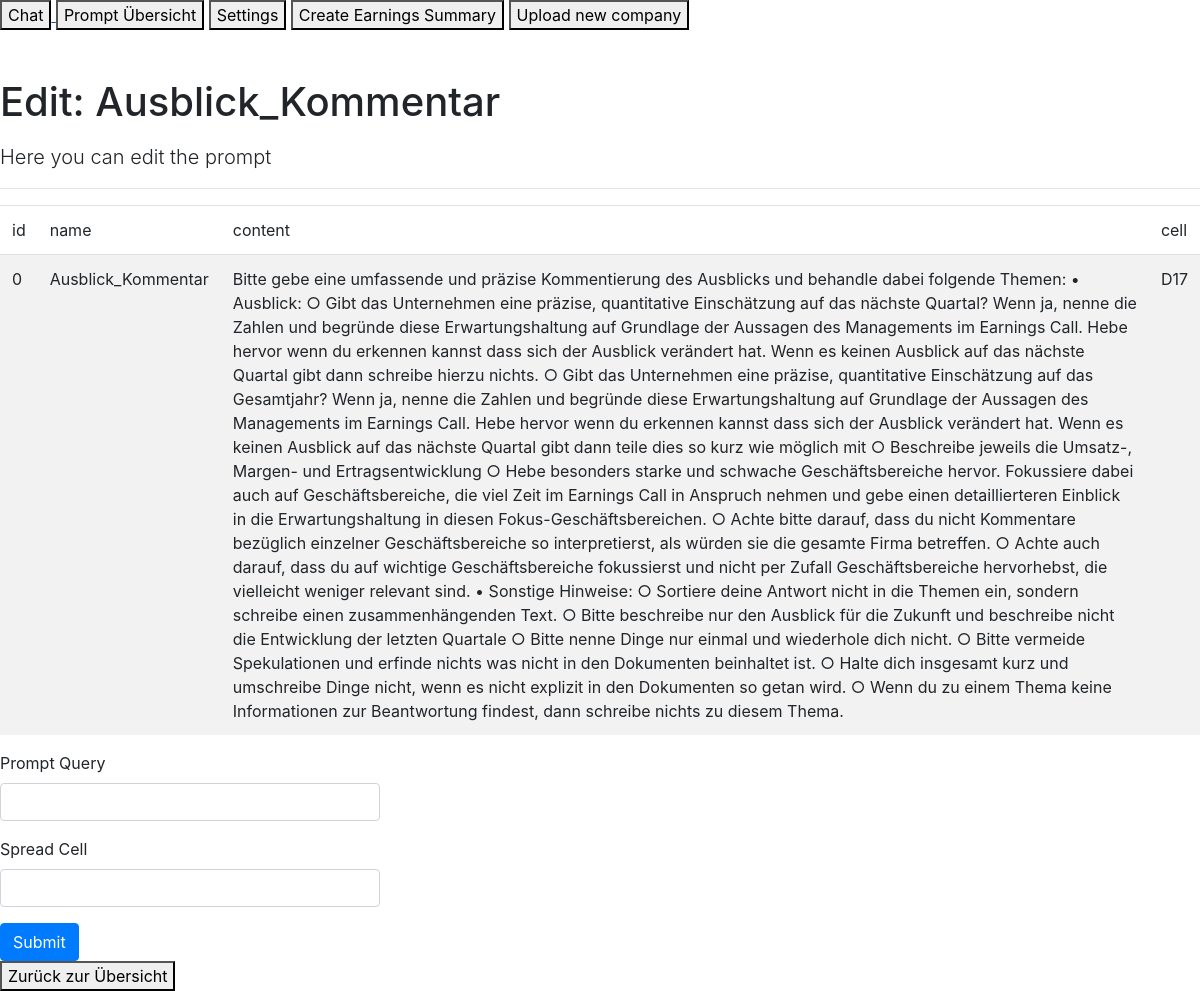
/edit/0, run on an earlier commit of the app's database.
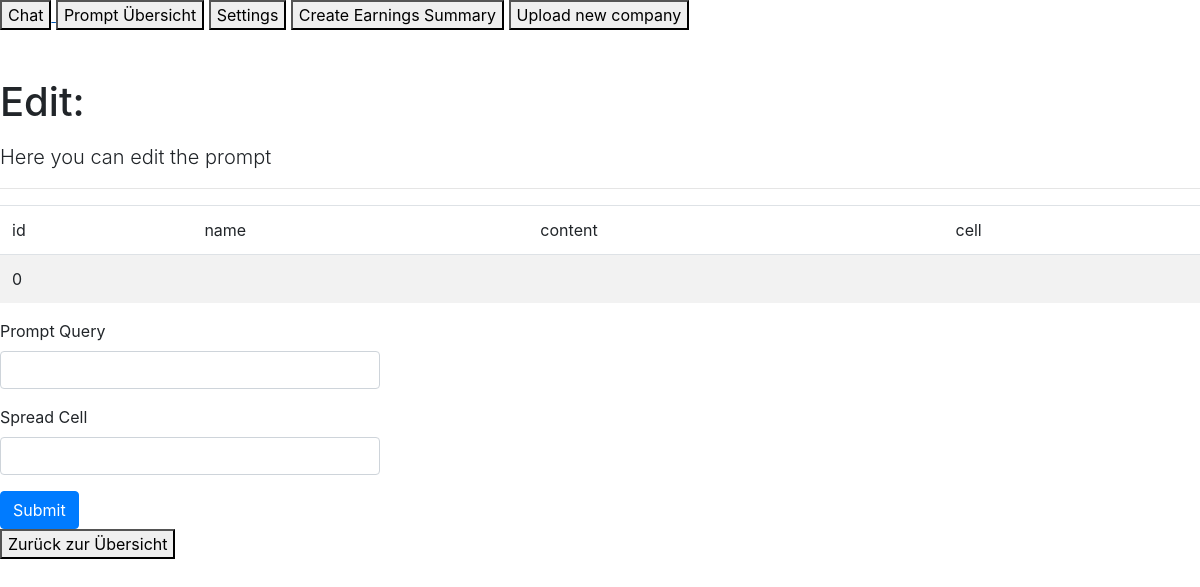
And on a later commit of the database.
### app/models.py (models this page shows)
class Prompts(db.Model):
    id = db.Column(db.Integer, primary_key=True)
    name = db.Column(db.String(80), nullable=False)
    content = db.Column(db.String(400), nullable=False)
    gsheetcell = db.Column(db.String(400), nullable=False)

### app/routes.py (the view)
@app.route('/edit/<id>', methods=['GET', 'POST'])
def editprompt(id):
    print("this is the ID"+ id)
    prompt = Prompts.query.filter_by(id=id).first_or_404()
    form = EditQueryForm()
    print(prompt)
    if form.validate_on_submit():
        prompt.content = form.querycontent.data
        prompt.gsheetcell = form.cell.data
        db.session.commit()
        flash('Your changes have been saved.')
    return render_template('editprompt.html', form=form, prompt=prompt)

### app/forms.py
class EditQueryForm(FlaskForm):
    querycontent = StringField('Prompt Query')
    cell = StringField('Spread Cell')
    submit = SubmitField('Submit')

### templates/editprompt.html
{% extends "base.html" %}
{% from 'bootstrap/form.html' import render_form, render_field %}
{% block content %}
      <h1 class="pt-5 pb-2">Edit: {{prompt.name}}</h1>
      <p class="lead">Here you can edit the prompt </p>
      <hr>
          <div>
            <table id="data" class="table table-striped">
                <thead>
                    <tr>
                        <td>id</td>
                        <td>name</td>
                        <td>content</td>
                        <td>cell</td>
                    </tr>
                </thead>
            <tbody>
                <tr>
                    <td>{{prompt.id}}</td>
                    <td>{{prompt.name}}</td>
                    <td>{{prompt.content}}</td>
                    <td>{{prompt.gsheetcell}}</td>
                </tr>
            </tbody>
        </table>
        <div class="row">
            <div class="col-md-4">
                {{ render_form(form)}}
            </div>
        </div>
        <a href= "/edit" >
            <button class="GFG">
               Zurück zur Übersicht
            </button>
        </a>
          </div>
      {% endblock %}

### templates/base.html (shortened to what this page needs)
<!doctype html>
<html lang="en">
    <head>
        {% block head %}
        {% block styles %}
            {{ bootstrap.load_css() }}
        {% endblock %}
        {% endblock %}
    </head>
    <body>
        <div>
            <a href='/chat' >
                <button class="GFG">
                Chat
                </button>
            </a>
            <a href='/edit' >
                <button class="GFG">
                Prompt Übersicht
                </button>
            </a>
            <a href='/editsettings' >
                <button class="GFG">
                Settings
                </button>
            </a>
            <a href='/' >
                <button class="GFG">
                Create Earnings Summary
                </button>
            </a>
            <a href='/upload' >
                <button class="GFG">
                Upload new company
                </button>
            </a>
        </div>
        {% block content %}
        {% endblock %}
    </body>
</html>

What changed in the data, as far as the page shows it:
changed Prompts id 0: name "Ausblick_Kommentar" → (not shown); content "Bitte gebe eine umfassende und präzise Kommentierung des Ausblicks und behandle dabei folgende Themen: • Ausblick: ○ Gibt das Unternehmen eine präzise, quantitative Einschätzung auf das nächste Quartal? Wenn ja, nenne die Zahlen und begründe diese Erwartungshaltung auf Grundlage der Aussagen des Managements im Earnings Call. Hebe hervor wenn du erkennen kannst dass sich der Ausblick verändert hat. Wenn es keinen Ausblick auf das nächste Quartal gibt dann schreibe hierzu nichts. ○ Gibt das Unternehmen eine präzise, quantitative Einschätzung auf das Gesamtjahr? Wenn ja, nenne die Zahlen und begründe diese Erwartungshaltung auf Grundlage der Aussagen des Managements im Earnings Call. Hebe…" → (not shown); gsheetcell "D17" → (not shown)
